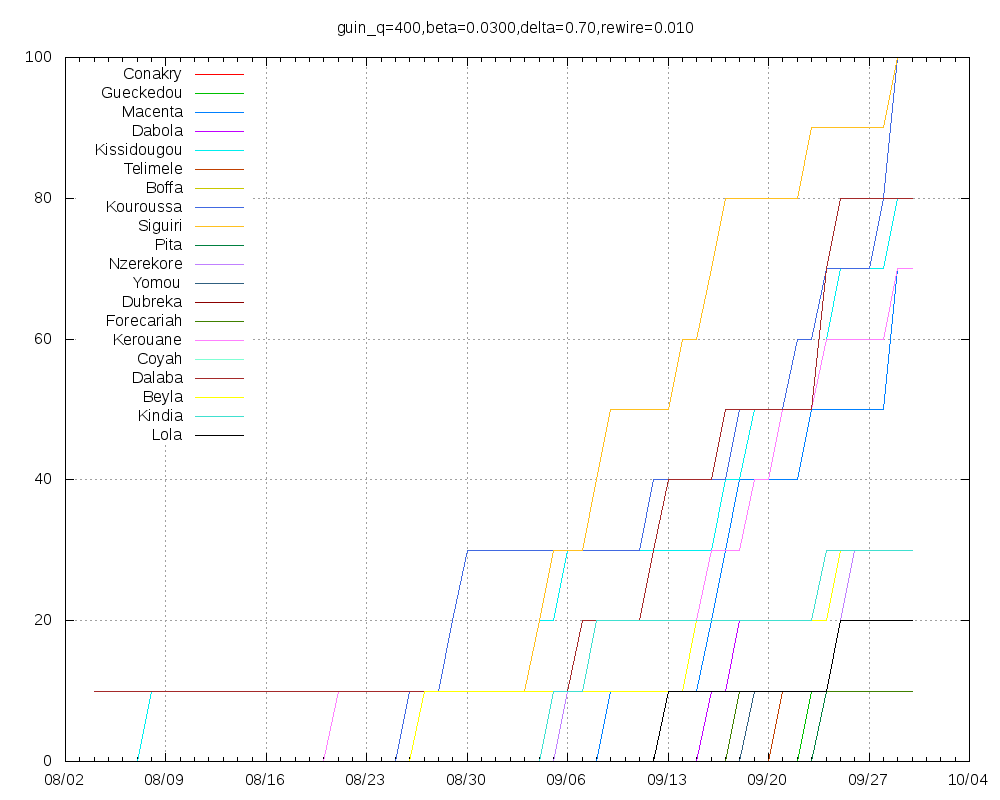

The gnuplot source for this figure:
set title "guin_q=400,beta=0.0300,delta=0.70,rewire=0.010"
set key top left
set grid
set xdata time
set timefmt "%Y-%m-%d"
set terminal png size 1000,800
set output "guin_q=400,beta=0.0300,delta=0.70,rewire=0.010.png"
plot "Conakry.tab" using 1:2 title "Conakry" with lines,"Gueckedou.tab" using 1:2 title "Gueckedou" with lines,"Macenta.tab" using 1:2 title "Macenta" with lines,"Dabola.tab" using 1:2 title "Dabola" with lines,"Kissidougou.tab" using 1:2 title "Kissidougou" with lines,"Telimele.tab" using 1:2 title "Telimele" with lines,"Boffa.tab" using 1:2 title "Boffa" with lines,"Kouroussa.tab" using 1:2 title "Kouroussa" with lines,"Siguiri.tab" using 1:2 title "Siguiri" with lines,"Pita.tab" using 1:2 title "Pita" with lines,"Nzerekore.tab" using 1:2 title "Nzerekore" with lines,"Yomou.tab" using 1:2 title "Yomou" with lines,"Dubreka.tab" using 1:2 title "Dubreka" with lines,"Forecariah.tab" using 1:2 title "Forecariah" with lines,"Kerouane.tab" using 1:2 title "Kerouane" with lines,"Coyah.tab" using 1:2 title "Coyah" with lines,"Dalaba.tab" using 1:2 title "Dalaba" with lines,"Beyla.tab" using 1:2 title "Beyla" with lines,"Kindia.tab" using 1:2 title "Kindia" with lines,"Lola.tab" using 1:2 title "Lola" with lines
